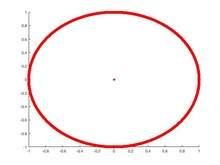
%> input picture test3-2.jpg, 220 x 165 px, shrunk from 560 x 420 before the run
$ octave test4_2.m   (GNU Octave 9; MATLAB toolbox functions it lacks are replaced by stand-ins)
%> lines starting %> are read from the running program, lines starting %| are printed output that depends on the picture


% Differential box counting method

image = imread('test3-2.jpg');
%> image is the input picture: size 165x220x3 uint8; mean R, G, B 251.4, 244, 243.8
grayimage = rgb2gray(image);
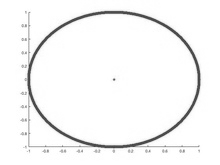
%> grayimage: size 165x220 uint8; min 59, max 255, mean 246.2
[a, b] = size(grayimage);
%> a = 165; b = 220

unit_level = im2double(grayimage);

N = 0; % sum matrix
r = 1; % length of unit box
k = 1; % min grey level
l = 0; % max grey level

for i = 1:r:a
	for j = 1:r:b
            for x = i:i+5
                if x > a
                    break;
                end
                    for y = j:j+5
                        if y > b
                            break;
                        end
                        if unit_level(x,y) < k
                            k = unit_level(x,y);
                        elseif unit_level(x,y) > l
                            l = unit_level(x,y);
                        end
                    end
            end
            N = N + r*r*(l-k+1);
	end
end
%> after the loop, N = 62917.7; k = 0.231; l = 1

D = log(N)/log(a/r);
%> D = 2.16
display(D);
%| D = 2.1641
